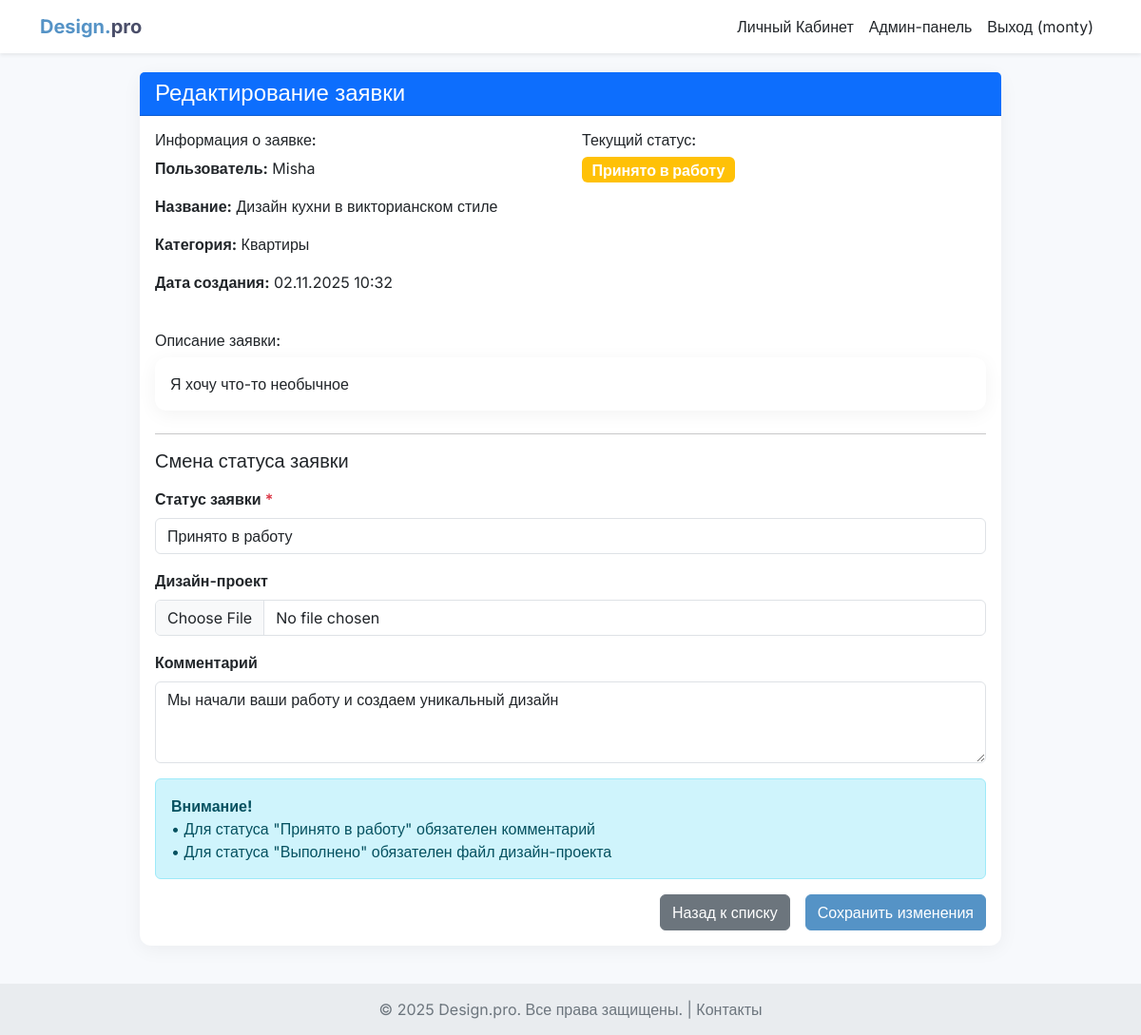
The page /admin-dashboard/application/5/ (signed in) on the database its author committed.
### design_app/models.py (models this page shows, shortened)
class RoomPlan(models.Model):
    STATUS_CHOICES = [
        ('NEW', 'Новая'),
        ('IN_PROGRESS', 'Принято в работу'),
        ('COMPLETED', 'Выполнено'),
    ]
    user = models.ForeignKey(User, on_delete=models.CASCADE, related_name='room_plans', verbose_name="Пользователь")
    title = models.CharField(max_length=255, verbose_name="Название заявки")
    description = models.TextField(verbose_name="Описание помещения")
    category = models.ForeignKey(Category, on_delete=models.CASCADE, verbose_name="Категория")
    upload_date = models.DateTimeField(auto_now_add=True, verbose_name="Дата загрузки")
    plan_file = models.ImageField(
        upload_to='room_plans/',
        blank=True,
        null=True,
        verbose_name="Фото помещения или план",
        help_text="Форматы: JPG, JPEG, PNG, BMP. Максимальный размер: 2MB"
    )
    status = models.CharField(
        max_length=20,
        choices=STATUS_CHOICES,
        default='NEW',
        verbose_name="Статус заявки"
    )
    design_image = models.ImageField(
        upload_to='designs/',
        blank=True,
        null=True,
        verbose_name="Дизайн-проект"
    )
    admin_comment = models.TextField(blank=True, verbose_name="Комментарий администратора")
    assigned_to = models.ForeignKey(
        User,
        on_delete=models.SET_NULL,
        null=True,
        blank=True,
        related_name='assigned_applications',
        verbose_name="Назначена"
    )
    class Meta:
        verbose_name = "Заявка"
        verbose_name_plural = "Заявки"
        ordering = ['-upload_date']

class Category(models.Model):
    name = models.CharField(max_length=100, verbose_name="Название категории")
    description = models.TextField(blank=True, verbose_name="Описание")
    class Meta:
        verbose_name = "Категория"
        verbose_name_plural = "Категории"

### design_app/views.py (the view)
# urls.py: path('admin-dashboard/application/<int:plan_id>/', views.edit_application, name='edit_application'),
@user_passes_test(is_staff_user, login_url='/login/')
def edit_application(request, plan_id):
    application = get_object_or_404(RoomPlan, id=plan_id)
    if request.method == 'POST':
        form = RoomPlanStatusForm(request.POST, request.FILES, instance=application)
        if form.is_valid():
            form.save()
            messages.success(request, 'Статус заявки успешно обновлен!')
            return redirect('admin_dashboard')
        else:
            messages.error(request, 'Пожалуйста, исправьте ошибки в форме.')
    else:
        form = RoomPlanStatusForm(instance=application)
    context = {
        'form': form,
        'application': application,
        'title': 'Редактирование заявки'
    }
    return render(request, 'design_app/edit_application.html', context)

### design_app/forms.py (shortened to what this page needs)
class RoomPlanStatusForm(forms.ModelForm):
    class Meta:
        model = RoomPlan
        fields = ['status', 'design_image', 'admin_comment']
        widgets = {
            'status': forms.Select(attrs={'class': 'form-control'}),
            'admin_comment': forms.Textarea(attrs={
                'class': 'form-control',
                'placeholder': 'Комментарий для пользователя...',
                'rows': 3
            }),
            'design_image': forms.FileInput(attrs={'class': 'form-control'}),
        }
        labels = {
            'status': 'Статус заявки',
            'design_image': 'Дизайн-проект',
            'admin_comment': 'Комментарий',
        }

### design_app/views.py (called while the page is built)
def is_staff_user(user):
    if not user.is_authenticated:
        return False
    try:
        profile = user.userprofile
        return profile.is_admin() or profile.is_designer() or profile.is_manager()
    except UserProfile.DoesNotExist:
        return user.is_staff

### design_app/templates/design_app/edit_application.html (shortened to what this page needs)
{% extends 'design_app/base.html' %}
{% block content %}
<div class="container">
    <div class="row justify-content-center">
        <div class="col-md-10">
            <div class="card">
                <div class="card-header bg-primary text-white">
                    <h4 class="mb-0">Редактирование заявки</h4>
                </div>
                <div class="card-body">
                    <div class="row mb-4">
                        <div class="col-md-6">
                            <h6>Информация о заявке:</h6>
                            <p><strong>Пользователь:</strong> {{ application.user.username }}</p>
                            <p><strong>Название:</strong> {{ application.title }}</p>
                            <p><strong>Категория:</strong> {{ application.category.name }}</p>
                            <p><strong>Дата создания:</strong> {{ application.upload_date|date:"d.m.Y H:i" }}</p>
                        </div>
                        <div class="col-md-6">
                            <h6>Текущий статус:</h6>
                            <span class="badge fs-6
                                {% if application.status == 'NEW' %}bg-primary
                                {% elif application.status == 'IN_PROGRESS' %}bg-warning
                                {% else %}bg-success{% endif %}">
                                {{ application.get_status_display }}
                            </span>
                        </div>
                    </div>
                    <div class="mb-4">
                        <h6>Описание заявки:</h6>
                        <div class="card">
                            <div class="card-body">
                                <p class="card-text">{{ application.description }}</p>
                            </div>
                        </div>
                    </div>
                    <hr>
                    <h5 class="mb-3">Смена статуса заявки</h5>
                    <form method="post" enctype="multipart/form-data">
                        {% for field in form %}
                        <div class="mb-3">
                            <label for="{{ field.id_for_label }}" class="form-label fw-semibold">
                                {{ field.label }}
                                {% if field.field.required %}<span class="text-danger">*</span>{% endif %}
                            </label>
                            {{ field }}
                        </div>
                        {% endfor %}
                        <div class="alert alert-info">
                            <strong>Внимание!</strong><br>
                            • Для статуса "Принято в работу" обязателен комментарий<br>
                            • Для статуса "Выполнено" обязателен файл дизайн-проекта
                        </div>
                        <div class="d-grid gap-2 d-md-flex justify-content-md-end">
                            <a href="{% url 'admin_dashboard' %}" class="btn btn-secondary me-md-2">Назад к списку</a>
                            <button type="submit" class="btn btn-primary">Сохранить изменения</button>
                        </div>
                    </form>
                </div>
            </div>
        </div>
    </div>
</div>
{% endblock %}

### design_app/templates/design_app/base.html (shortened to what this page needs)
{% load static %}
<!DOCTYPE html>
<html lang="ru">
<head>
    <link href="https://cdn.jsdelivr.net/npm/bootstrap@5.3.3/dist/css/bootstrap.min.css" rel="stylesheet">
</head>
<body>
    <nav class="navbar navbar-expand-lg navbar-light bg-white shadow-sm sticky-top">
        <div class="container">
            <a class="navbar-brand" href="{% url 'index' %}">
                <span style="color: #5593c6;">Design.</span>pro
            </a>
            <div class="collapse navbar-collapse" id="navbarNav">
                <ul class="navbar-nav ms-auto">
                    {% if user.is_authenticated %}
                        <li class="nav-item">
                            <a class="nav-link text-dark" href="{% url 'profile' %}">Личный Кабинет</a>
                        </li>
                        {% if user.is_staff %}
                        <li class="nav-item">
                            <a class="nav-link text-dark" href="{% url 'admin_dashboard' %}">Админ-панель</a>
                        </li>
                        {% endif %}
                        <li class="nav-item">
                            <a class="nav-link text-dark" href="{% url 'logout' %}">Выход ({{ user.username }})</a>
                        </li>
                    {% endif %}
                </ul>
            </div>
        </div>
    </nav>
    <main class="page-content container">
        {% block content %}
        {% endblock %}
    </main>
    <footer>
        <div class="container">
            &copy; 2025 Design.pro. Все права защищены. | <a href="#" class="text-secondary text-decoration-none">Контакты</a>
        </div>
    </footer>
</body>
</html>

### design_app/templates/design_app/base.html (style rules this page uses)
body { font-family: 'Inter', sans-serif; background-color: #f7f9fc; }
.navbar-brand { font-weight: 700; color: #4a4e69 !important; }
.btn-primary { background-color: #5593c6; border-color: #5593c6; transition: all 0.3s ease; }
.card { border: none; border-radius: 12px; box-shadow: 0 4px 20px rgba(0, 0, 0, 0.05); }
.page-content { padding-top: 20px; padding-bottom: 40px; min-height: calc(100vh - 100px); }
footer { background-color: #e9ecef; color: #6c757d; padding: 15px 0; text-align: center; }

### rows shown on the page
RoomPlan: user.username "Misha", title "Дизайн кухни в викторианском стиле", category.name "Квартиры", upload_date "02.11.2025 10:32", status "Принято в работу", description "Я хочу что-то необычное", form "Принято в работу" "Мы начали ваши работу и создаем уникальный дизайн"

### other values the page prints
{{ user.username }} "monty"
{{ field.label }} "Статус заявки" "Дизайн-проект" "Комментарий"
